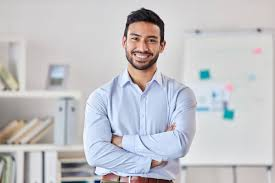
#> input picture images/man2.jpeg, 275 x 183 px, found by its file name
$ python face_detect.py
#> lines starting #> are read from the running program, lines starting #| are printed output that depends on the picture
import cv2 as cv

img = cv.imread('D:\OpenCV\images\man2.jpeg')
#> img is the input picture: shape (183, 275, 3); mean B, G, R 198.6, 195, 195.2
cv.imshow("Man", img)

gray = cv.cvtColor(img, cv.COLOR_BGR2GRAY)
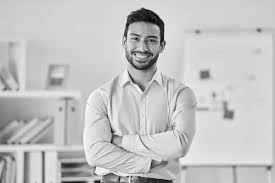
#> gray: shape (183, 275); min 1, max 253, mean 195.5
cv.imshow("gray", gray)

haar_cascade = cv.CascadeClassifier('haar_casecade.xml')

faces_rect = haar_cascade.detectMultiScale(gray, scaleFactor=1.1, minNeighbors=3)
#> faces_rect = [[117, 19, 52, 52]]

print(f'Number of face found = {len(faces_rect)}')
#| Number of face found = 1
cv.waitKey(0)
